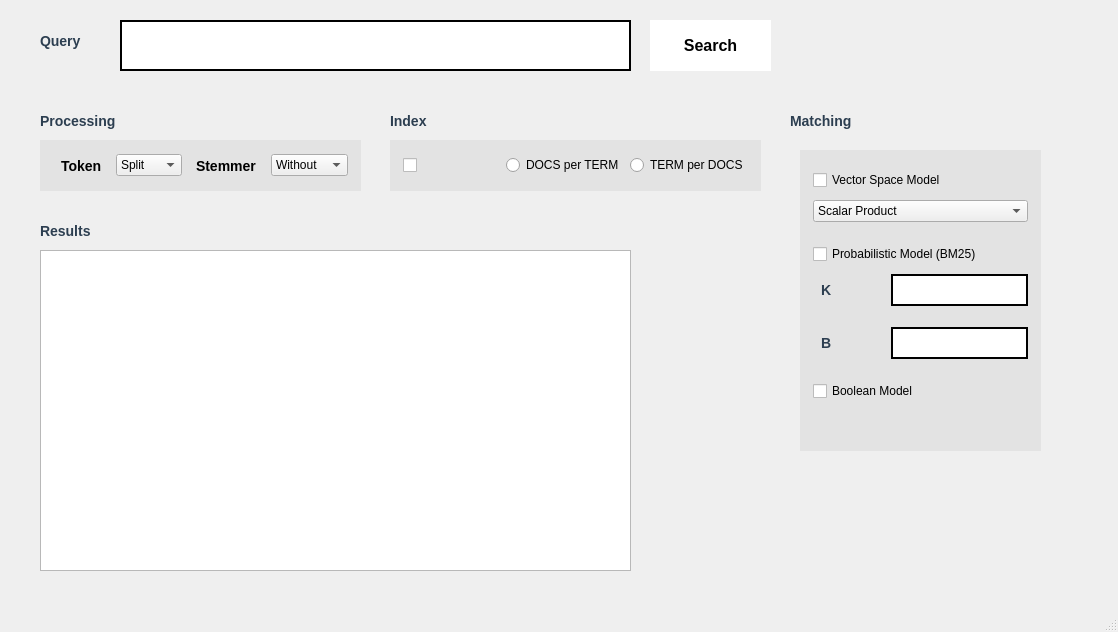
<?xml version="1.0" encoding="UTF-8"?>
<ui version="4.0">
 <class>MainWindow</class>
 <widget class="QMainWindow" name="MainWindow">
  <property name="geometry">
   <rect>
    <x>0</x>
    <y>0</y>
    <width>1118</width>
    <height>632</height>
   </rect>
  </property>
  <property name="windowTitle">
   <string notr="true">RI 2024</string>
  </property>
  <property name="layoutDirection">
   <enum>Qt::LeftToRight</enum>
  </property>
  <property name="styleSheet">
   <string notr="true">QPushButton {
    background-color: white;
    color: black;
    border-radius: 0px;
    padding: 5px;
	font-size: 16px;
	font-weight: bold;
}

QPushButton:hover {
    background-color: #2980b9;
}

QPushButton:pressed {
    background-color: #1c598a;
}

QLineEdit {
    border: 2px solid black;
    border-radius: 0px;
    padding: 5px;
    font-size: 14px;
}

QLineEdit:focus {
    border: 2px solid #2980b9;
}


QLabel {
    color: #2c3e50;
    font-size: 14px;
    font-weight: bold;
}

</string>
  </property>
  <property name="tabShape">
   <enum>QTabWidget::Rounded</enum>
  </property>
  <widget class="QWidget" name="centralwidget">
   <widget class="QLabel" name="labelQuery">
    <property name="geometry">
     <rect>
      <x>40</x>
      <y>20</y>
      <width>61</width>
      <height>41</height>
     </rect>
    </property>
    <property name="font">
     <font>
      <pointsize>-1</pointsize>
      <weight>75</weight>
      <bold>true</bold>
      <underline>false</underline>
      <kerning>false</kerning>
     </font>
    </property>
    <property name="text">
     <string>Query</string>
    </property>
   </widget>
   <widget class="QPushButton" name="search_button">
    <property name="enabled">
     <bool>true</bool>
    </property>
    <property name="geometry">
     <rect>
      <x>650</x>
      <y>20</y>
      <width>121</width>
      <height>51</height>
     </rect>
    </property>
    <property name="focusPolicy">
     <enum>Qt::WheelFocus</enum>
    </property>
    <property name="text">
     <string>Search</string>
    </property>
   </widget>
   <widget class="QLineEdit" name="query_input">
    <property name="geometry">
     <rect>
      <x>120</x>
      <y>20</y>
      <width>511</width>
      <height>51</height>
     </rect>
    </property>
   </widget>
   <widget class="QLabel" name="labelQuery_2">
    <property name="geometry">
     <rect>
      <x>40</x>
      <y>100</y>
      <width>81</width>
      <height>41</height>
     </rect>
    </property>
    <property name="font">
     <font>
      <pointsize>-1</pointsize>
      <weight>75</weight>
      <bold>true</bold>
      <underline>false</underline>
      <kerning>false</kerning>
     </font>
    </property>
    <property name="text">
     <string>Processing</string>
    </property>
   </widget>
   <widget class="QLabel" name="labelQuery_3">
    <property name="geometry">
     <rect>
      <x>40</x>
      <y>210</y>
      <width>71</width>
      <height>41</height>
     </rect>
    </property>
    <property name="font">
     <font>
      <pointsize>-1</pointsize>
      <weight>75</weight>
      <bold>true</bold>
      <underline>false</underline>
      <kerning>false</kerning>
     </font>
    </property>
    <property name="text">
     <string>Results</string>
    </property>
   </widget>
   <widget class="QLabel" name="labelQuery_4">
    <property name="geometry">
     <rect>
      <x>390</x>
      <y>100</y>
      <width>71</width>
      <height>41</height>
     </rect>
    </property>
    <property name="font">
     <font>
      <pointsize>-1</pointsize>
      <weight>75</weight>
      <bold>true</bold>
      <underline>false</underline>
      <kerning>false</kerning>
     </font>
    </property>
    <property name="text">
     <string>Index</string>
    </property>
   </widget>
   <widget class="QTableWidget" name="tableWidget">
    <property name="geometry">
     <rect>
      <x>40</x>
      <y>250</y>
      <width>591</width>
      <height>321</height>
     </rect>
    </property>
   </widget>
   <widget class="QFrame" name="horizontalFrame">
    <property name="geometry">
     <rect>
      <x>40</x>
      <y>140</y>
      <width>321</width>
      <height>51</height>
     </rect>
    </property>
    <property name="styleSheet">
     <string notr="true">QFrame {
	background-color: rgb(227, 227, 227);
	padding-left: 4px;
	padding-right: 4px;
}</string>
    </property>
    <layout class="QHBoxLayout" name="horizontalLayout">
     <property name="sizeConstraint">
      <enum>QLayout::SetDefaultConstraint</enum>
     </property>
     <item>
      <widget class="QLabel" name="label2">
       <property name="enabled">
        <bool>false</bool>
       </property>
       <property name="font">
        <font>
         <family>MS Shell Dlg 2</family>
         <pointsize>9</pointsize>
         <weight>50</weight>
         <italic>false</italic>
         <bold>false</bold>
        </font>
       </property>
       <property name="styleSheet">
        <string notr="true">font: 9pt &quot;MS Shell Dlg 2&quot;;
color: rgb(0, 0, 0);</string>
       </property>
       <property name="text">
        <string>Token</string>
       </property>
      </widget>
     </item>
     <item>
      <widget class="QComboBox" name="combo_token">
       <property name="layoutDirection">
        <enum>Qt::LeftToRight</enum>
       </property>
       <property name="styleSheet">
        <string notr="true"/>
       </property>
       <item>
        <property name="text">
         <string>Split</string>
        </property>
       </item>
       <item>
        <property name="text">
         <string>Regex</string>
        </property>
       </item>
      </widget>
     </item>
     <item>
      <spacer name="horizontalSpacer">
       <property name="orientation">
        <enum>Qt::Horizontal</enum>
       </property>
       <property name="sizeHint" stdset="0">
        <size>
         <width>20</width>
         <height>20</height>
        </size>
       </property>
      </spacer>
     </item>
     <item>
      <widget class="QLabel" name="label2_2">
       <property name="enabled">
        <bool>false</bool>
       </property>
       <property name="font">
        <font>
         <family>MS Shell Dlg 2</family>
         <pointsize>9</pointsize>
         <weight>50</weight>
         <italic>false</italic>
         <bold>false</bold>
        </font>
       </property>
       <property name="styleSheet">
        <string notr="true">font: 9pt &quot;MS Shell Dlg 2&quot;;
color: rgb(0, 0, 0);</string>
       </property>
       <property name="text">
        <string>Stemmer</string>
       </property>
      </widget>
     </item>
     <item>
      <widget class="QComboBox" name="combo_stemmer">
       <item>
        <property name="text">
         <string>Without</string>
        </property>
       </item>
       <item>
        <property name="text">
         <string>Porter</string>
        </property>
       </item>
       <item>
        <property name="text">
         <string>Lancaster</string>
        </property>
       </item>
      </widget>
     </item>
    </layout>
   </widget>
   <widget class="QFrame" name="IndexFrame">
    <property name="geometry">
     <rect>
      <x>390</x>
      <y>140</y>
      <width>371</width>
      <height>51</height>
     </rect>
    </property>
    <property name="styleSheet">
     <string notr="true">QFrame {
	background-color: rgb(227, 227, 227);
	padding-left: 4px;
	padding-right: 4px;
}</string>
    </property>
    <layout class="QHBoxLayout" name="horizontalLayout_2">
     <property name="sizeConstraint">
      <enum>QLayout::SetDefaultConstraint</enum>
     </property>
     <item>
      <widget class="QCheckBox" name="radio_index">
       <property name="text">
        <string/>
       </property>
      </widget>
     </item>
     <item>
      <spacer name="horizontalSpacer_2">
       <property name="orientation">
        <enum>Qt::Horizontal</enum>
       </property>
       <property name="sizeHint" stdset="0">
        <size>
         <width>40</width>
         <height>20</height>
        </size>
       </property>
      </spacer>
     </item>
     <item>
      <widget class="QRadioButton" name="radio_docs_per_term">
       <property name="text">
        <string>DOCS per TERM</string>
       </property>
      </widget>
     </item>
     <item>
      <widget class="QRadioButton" name="radio_term_per_docs">
       <property name="text">
        <string>TERM per DOCS</string>
       </property>
      </widget>
     </item>
    </layout>
   </widget>
   <widget class="QLabel" name="vocabulary_label">
    <property name="geometry">
     <rect>
      <x>50</x>
      <y>590</y>
      <width>271</width>
      <height>16</height>
     </rect>
    </property>
    <property name="text">
     <string/>
    </property>
   </widget>
   <widget class="QLabel" name="size_label">
    <property name="geometry">
     <rect>
      <x>330</x>
      <y>590</y>
      <width>271</width>
      <height>16</height>
     </rect>
    </property>
    <property name="text">
     <string/>
    </property>
   </widget>
   <widget class="QLabel" name="labelQuery_5">
    <property name="geometry">
     <rect>
      <x>790</x>
      <y>100</y>
      <width>71</width>
      <height>41</height>
     </rect>
    </property>
    <property name="font">
     <font>
      <pointsize>-1</pointsize>
      <weight>75</weight>
      <bold>true</bold>
      <underline>false</underline>
      <kerning>false</kerning>
     </font>
    </property>
    <property name="text">
     <string>Matching</string>
    </property>
   </widget>
   <widget class="QFrame" name="matchingFrame">
    <property name="geometry">
     <rect>
      <x>800</x>
      <y>150</y>
      <width>241</width>
      <height>301</height>
     </rect>
    </property>
    <property name="styleSheet">
     <string notr="true">QFrame {
	background-color: rgb(227, 227, 227);
	padding-left: 4px;
	padding-right: 4px;
}</string>
    </property>
    <layout class="QVBoxLayout" name="verticalLayout">
     <property name="spacing">
      <number>10</number>
     </property>
     <property name="sizeConstraint">
      <enum>QLayout::SetDefaultConstraint</enum>
     </property>
     <property name="topMargin">
      <number>20</number>
     </property>
     <property name="bottomMargin">
      <number>50</number>
     </property>
     <item>
      <widget class="QCheckBox" name="radio_vsm">
       <property name="text">
        <string>Vector Space Model</string>
       </property>
      </widget>
     </item>
     <item>
      <spacer name="verticalSpacer">
       <property name="orientation">
        <enum>Qt::Vertical</enum>
       </property>
       <property name="sizeType">
        <enum>QSizePolicy::Preferred</enum>
       </property>
       <property name="sizeHint" stdset="0">
        <size>
         <width>10</width>
         <height>10</height>
        </size>
       </property>
      </spacer>
     </item>
     <item>
      <widget class="QComboBox" name="combo_vsm">
       <item>
        <property name="text">
         <string>Scalar Product</string>
        </property>
       </item>
       <item>
        <property name="text">
         <string>Cosine Measure</string>
        </property>
       </item>
       <item>
        <property name="text">
         <string>Jaccard Measure</string>
        </property>
       </item>
      </widget>
     </item>
     <item>
      <spacer name="verticalSpacer_2">
       <property name="orientation">
        <enum>Qt::Vertical</enum>
       </property>
       <property name="sizeHint" stdset="0">
        <size>
         <width>20</width>
         <height>40</height>
        </size>
       </property>
      </spacer>
     </item>
     <item>
      <widget class="QCheckBox" name="radio_bm">
       <property name="text">
        <string>Probabilistic Model (BM25)</string>
       </property>
      </widget>
     </item>
     <item>
      <layout class="QHBoxLayout" name="horizontalLayout_3">
       <item>
        <widget class="QLabel" name="label_kbm">
         <property name="text">
          <string>K</string>
         </property>
        </widget>
       </item>
       <item>
        <spacer name="horizontalSpacer_3">
         <property name="orientation">
          <enum>Qt::Horizontal</enum>
         </property>
         <property name="sizeHint" stdset="0">
          <size>
           <width>40</width>
           <height>20</height>
          </size>
         </property>
        </spacer>
       </item>
       <item>
        <widget class="QLineEdit" name="k_input"/>
       </item>
      </layout>
     </item>
     <item>
      <spacer name="verticalSpacer_3">
       <property name="orientation">
        <enum>Qt::Vertical</enum>
       </property>
       <property name="sizeHint" stdset="0">
        <size>
         <width>20</width>
         <height>40</height>
        </size>
       </property>
      </spacer>
     </item>
     <item>
      <layout class="QHBoxLayout" name="horizontalLayout_4">
       <item>
        <widget class="QLabel" name="label_bbm">
         <property name="text">
          <string>B</string>
         </property>
        </widget>
       </item>
       <item>
        <spacer name="horizontalSpacer_4">
         <property name="orientation">
          <enum>Qt::Horizontal</enum>
         </property>
         <property name="sizeHint" stdset="0">
          <size>
           <width>40</width>
           <height>20</height>
          </size>
         </property>
        </spacer>
       </item>
       <item>
        <widget class="QLineEdit" name="b_input"/>
       </item>
      </layout>
     </item>
     <item>
      <spacer name="verticalSpacer_4">
       <property name="orientation">
        <enum>Qt::Vertical</enum>
       </property>
       <property name="sizeHint" stdset="0">
        <size>
         <width>20</width>
         <height>40</height>
        </size>
       </property>
      </spacer>
     </item>
     <item>
      <widget class="QCheckBox" name="radio_boolm">
       <property name="text">
        <string>Boolean Model</string>
       </property>
      </widget>
     </item>
    </layout>
   </widget>
  </widget>
  <widget class="QStatusBar" name="statusbar"/>
 </widget>
 <resources/>
 <connections/>
</ui>
